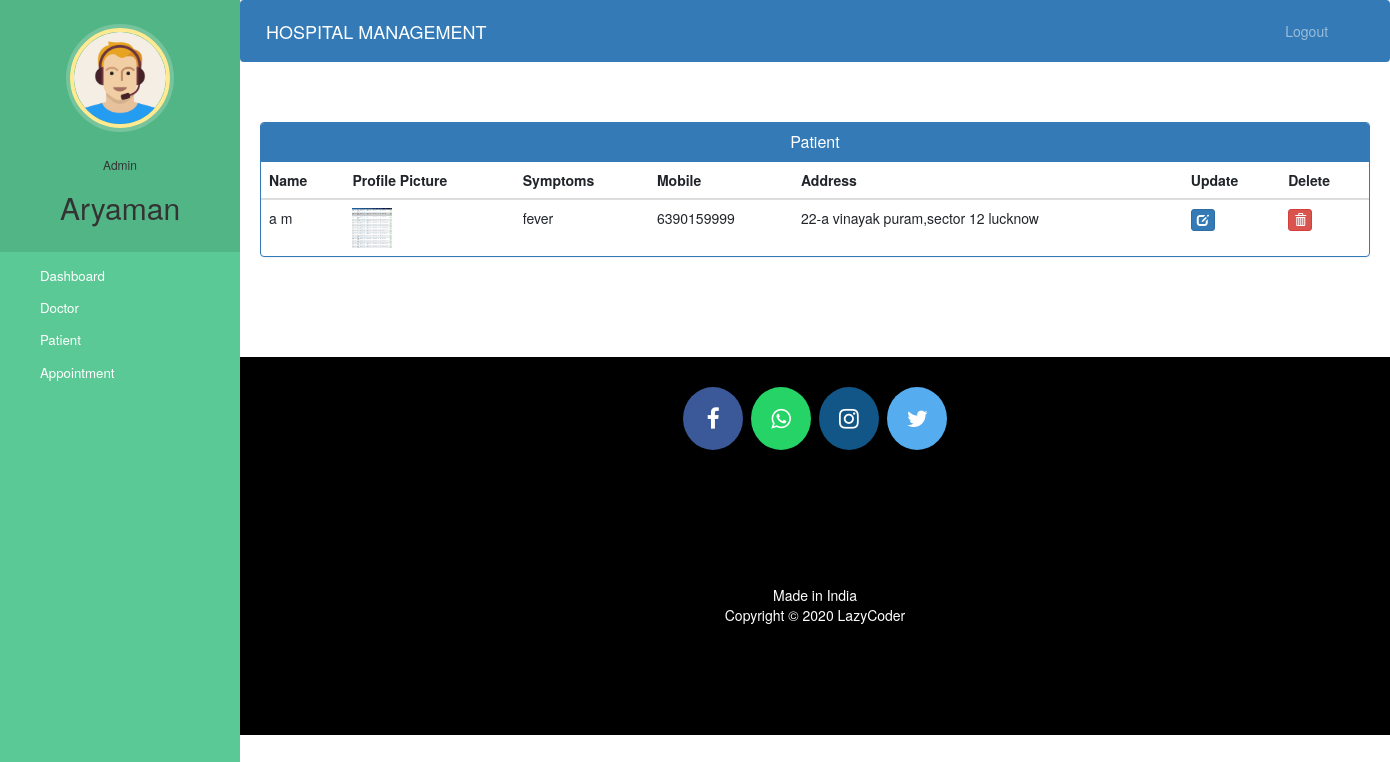
The page /admin-view-patient (signed in) on the database as committed earlier.
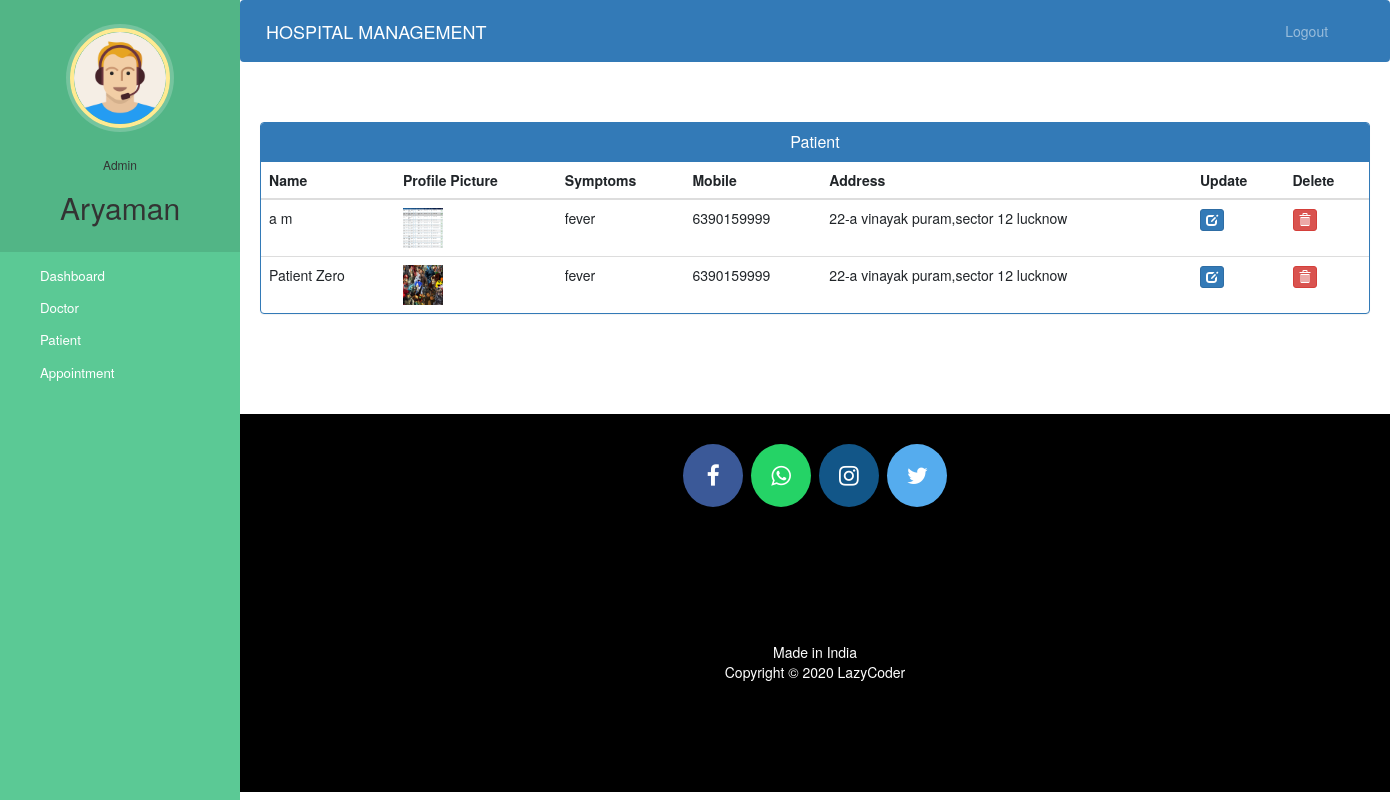
The same page on the database as committed later.
### hospital/models.py (models this page shows, shortened)
class Patient(models.Model):
    user=models.OneToOneField(User,on_delete=models.CASCADE)
    profile_pic= models.ImageField(upload_to='profile_pic/PatientProfilePic/',null=True,blank=True)
    address = models.CharField(max_length=40)
    mobile = models.CharField(max_length=20,null=False)
    symptoms = models.CharField(max_length=100,null=False)
    assignedDoctorId = models.PositiveIntegerField(null=True)
    admitDate=models.DateField(auto_now=True)
    status=models.BooleanField(default=False)
    @property
    def get_name(self):
        return self.user.first_name+" "+self.user.last_name

### hospital/views.py (the view)
# urls.py: path('admin-view-patient', views.admin_view_patient_view,name='admin-view-patient'),
@login_required(login_url='adminlogin')
@user_passes_test(is_admin)
def admin_view_patient_view(request):
    patients=models.Patient.objects.all().filter(status=True)
    return render(request,'hospital/admin_view_patient.html',{'patients':patients})

### hospital/views.py (called while the page is built)
def is_admin(user):
    return user.groups.filter(name='ADMIN').exists()

### templates/hospital/admin_view_patient.html (shortened to what this page needs)
{% extends 'hospital/admin_base.html' %}
{% block content %}
{%load static%}
<head>
  <link href="//netdna.bootstrapcdn.com/bootstrap/3.0.0/css/bootstrap.min.css" rel="stylesheet" id="bootstrap-css">
</head>
<div class="container">
  <div class="panel panel-primary">
    <div class="panel-heading">
      <h6 class="panel-title">Patient</h6>
    </div>
    <table class="table table-hover" id="dev-table">
      <thead>
        <tr>
          <th>Name</th>
          <th>Profile Picture</th>
          <th>Symptoms</th>
          <th>Mobile</th>
          <th>Address</th>
          <th>Update</th>
          <th>Delete</th>
        </tr>
      </thead>
      {% for p in patients %}
      <tr>
        <td> {{p.get_name}}</td>
        <td> <img src="{% static p.profile_pic.url %}" alt="Profile Pic" height="40px" width="40px" /></td>
        <td>{{p.symptoms}}</td>
        <td>{{p.mobile}}</td>
        <td>{{p.address}}</td>
        <td><a class="btn btn-primary btn-xs" href="{% url 'update-patient' p.id  %}"><span class="glyphicon glyphicon-edit"></span></a></td>
        <td><a class="btn btn-danger btn-xs" href="{% url 'delete-patient-from-hospital' p.id  %}"><span class="glyphicon glyphicon-trash"></span></a></td>
      </tr>
      {% endfor %}
    </table>
  </div>
</div>
{% endblock content %}

### templates/hospital/admin_base.html (shortened to what this page needs)
<!DOCTYPE html>
{% load static %}
<html lang="en">
<head>
  <link rel="stylesheet" href="https://stackpath.bootstrapcdn.com/bootstrap/4.3.1/css/bootstrap.min.css">
  <link rel="stylesheet" href="https://maxcdn.bootstrapcdn.com/font-awesome/4.7.0/css/font-awesome.min.css">
  <link rel="stylesheet" href="{% static '/style.css' %}">
</head>
<body>
  <nav class="menu" tabindex="0">
    <header class="avatar">
      <img src="{% static "images/adminpropic.png" %}" />
      <br><br>
      <h6>Admin</h6>
      <h2>{{request.user.first_name}}</h2>
    </header>
    <ul>
      <li tabindex="0" class="icon-dashboard"> <a style="color:white; text-decoration:none;" href="/admin-dashboard"><span>Dashboard</span></a> </li>
      <li tabindex="0" class="icon-customers"> <a style="color:white; text-decoration:none;" href="/admin-doctor"><span>Doctor</span></a></li>
      <li tabindex="0" class="icon-users"> <a style="color:white; text-decoration:none;" href="/admin-patient"><span>Patient</span></a></li>
      <li tabindex="0" class="icon-calendar"> <a style="color:white; text-decoration:none;" href="/admin-appointment"><span>Appointment</span></a></li>
    </ul>
  </nav>
  <main>
    <div class="bs-example">
      <nav class="navbar navbar-expand-md  navbar-dark fixed-top" style="background:#337AB7;">
        <a href="/admin-dashboard" class="navbar-brand">HOSPITAL MANAGEMENT</a>
        <div class="collapse navbar-collapse justify-content-between" id="navbarCollapse">
          <div class="navbar-nav" style=" margin-left: 90%;">
            <a href="/logout" class="nav-item nav-link">Logout</a>
          </div>
        </div>
      </nav>
    </div>
    <br><br>
    {% block content %}
    {% endblock content %}
    <br><br><br><br>
    <footer>
      <p>
        <a id="ftr" href="https://facebook.com/sumit.luv/" class="fa fa-facebook"></a>
        <a id="ftr" href="https://api.whatsapp.com/send?phone=919572181024&text=Hello%20Sumit.%0d%0aHow%20are%20you%20%3f%0d%0aI%20came%20from%20your%20website.&source=&data=#" class="fa fa-whatsapp"></a>
        <a id="ftr" href="https://instagram.com/sumit.luv" class="fa fa-instagram"></a>
        <a id="ftr" href="https://twitter.com/sumitkumar1503" class="fa fa-twitter"></a>
      </p>
      <br>
      <div class="container">
        <div class="row">
          <div class="col-md-12 col-sm-12">
            <div style="color:#ffffff;" class="wow fadeInUp footer-copyright">
              <p>Made in India <br>
                Copyright &copy; 2020 LazyCoder </p>
            </div>
          </div>
        </div>
      </div>
    </footer>
  </main>
</body>
</html>

### static/style.css (style rules this page uses)
body { padding-left: 240px; }
main { position: relative; height: 100vh; }
.menu { background: #5bc995; height: 100vh; width: 240px; position: fixed; top: 0px; left: 0; z-index: 5; outline: none; }
.menu .avatar { background: rgba(0, 0, 0, 0.1); padding: 2em 0.5em; text-align: center; }
.menu .avatar img { width: 100px; border-radius: 50%; overflow: hidden; border: 4px solid #ffea92; box-shadow: 0 0 0 4px rgba(255, 255, 255, 0.2); }
.menu .avatar h2 { font-weight: normal; margin-bottom: 0; }
.menu ul { list-style: none; padding: 0.5em 0; margin: 0; }
.menu ul li { padding: 0.5em 1em 0.5em 3em; font-size: 0.95em; font-weight: regular; background-repeat: no-repeat; background-position: left 15px center; background-size: auto 20px; transition: all 0.15s linear; cursor: pointer; }
.menu ul li.icon-dashboard { background-image: url("http://www.entypo.com/images//gauge.svg"); }
.menu ul li.icon-customers { background-image: url("http://www.entypo.com/images//briefcase.svg"); }
.menu ul li.icon-users { background-image: url("http://www.entypo.com/images//users.svg"); }
.menu ul li.icon-calendar { background-image: url("http://www.entypo.com/images//calendar.svg"); }

### templates/hospital/admin_base.html (style rules this page uses)
a:link { text-decoration: none; }
a { color: white; }
footer { padding: 0px 0px 0px 0px; background-color: black; margin: 0px; }
#ftr { padding: 20px; }
.fa { font-size: 23px; width: 60px; text-align: center; text-decoration: none; margin: 5px 2px; border-radius: 50%; }
.fa-facebook { background: #3B5998; color: white; margin-top: 30px; }
.fa-whatsapp { background: #25d366; color: white; }
.fa-twitter { background: #55ACEE; color: white; }
.fa-instagram { background: #125688; color: white; }
p { text-align: center; }
body { padding-left: 240px; }
main { position: relative; height: 100vh; }
.menu { background: #5bc995; height: 100vh; width: 240px; position: fixed; top: 0px; left: 0; z-index: 5; outline: none; }
.menu .avatar { background: rgba(0, 0, 0, 0.1); padding: 2em 0.5em; text-align: center; }
.menu .avatar img { width: 100px; border-radius: 50%; overflow: hidden; border: 4px solid #ffea92; box-shadow: 0 0 0 4px rgba(255, 255, 255, 0.2); }
.menu .avatar h2 { font-weight: normal; margin-bottom: 0; }
.menu ul { list-style: none; padding: 0.5em 0; margin: 0; }
.menu ul li { padding: 0.5em 1em 0.5em 3em; font-size: 0.95em; font-weight: regular; background-repeat: no-repeat; background-position: left 15px center; background-size: auto 20px; transition: all 0.15s linear; cursor: pointer; }
.menu ul li.icon-dashboard { background-image: url("http://www.entypo.com/images//gauge.svg"); }
.menu ul li.icon-customers { background-image: url("http://www.entypo.com/images//briefcase.svg"); }
.menu ul li.icon-users { background-image: url("http://www.entypo.com/images//users.svg"); }
.menu ul li.icon-calendar { background-image: url("http://www.entypo.com/images//calendar.svg"); }

### templates/hospital/admin_view_patient.html (style rules this page uses)
a:link { text-decoration: none; }
h6 { text-align: center; }
.row { margin: 100px; }

Rows that differ between the two databases and show on the page:
added Patient: get_name "Patient Zero", profile_pic (picture), symptoms "fever", mobile "6390159999", address "22-a vinayak puram,sector 12 lucknow"
